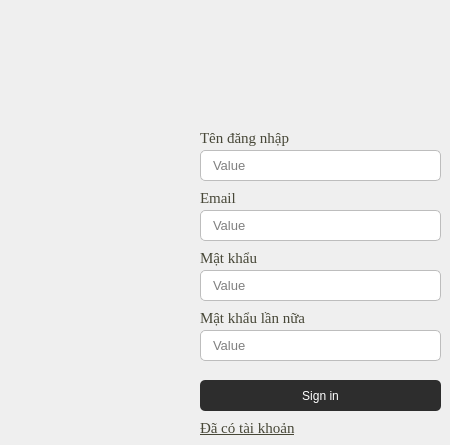
    <widget class="QWidget" name="pgSignUp">
     <widget class="QLineEdit" name="leSignUpUsername">
      <property name="geometry">
       <rect>
        <x>200</x>
        <y>150</y>
        <width>241</width>
        <height>31</height>
       </rect>
      </property>
      <property name="styleSheet">
       <string notr="true">QLineEdit {
	border:1px solid #BDBDBD;
	border-radius:5px;
	padding-left: 10px;
	font-family: &quot;Montserrat&quot;;
    font-size: 13px;
}</string>
      </property>
      <property name="placeholderText">
       <string>Value</string>
      </property>
     </widget>
     <widget class="QLabel" name="lblSignUpPassword">
      <property name="geometry">
       <rect>
        <x>200</x>
        <y>250</y>
        <width>71</width>
        <height>16</height>
       </rect>
      </property>
      <property name="font">
       <font>
        <family>Times New Roman</family>
        <pointsize>11</pointsize>
       </font>
      </property>
      <property name="styleSheet">
       <string notr="true">QLabel {
    color: #474737; 
}</string>
      </property>
      <property name="text">
       <string>Mật khẩu</string>
      </property>
     </widget>
     <widget class="QLineEdit" name="leSignUpPassword">
      <property name="geometry">
       <rect>
        <x>200</x>
        <y>270</y>
        <width>241</width>
        <height>31</height>
       </rect>
      </property>
      <property name="styleSheet">
       <string notr="true">QLineEdit {
	border:1px solid #BDBDBD;
	border-radius:5px;
	padding-left: 10px;
	font-family: &quot;Montserrat&quot;;
    font-size: 13px;
}</string>
      </property>
      <property name="placeholderText">
       <string>Value</string>
      </property>
     </widget>
     <widget class="QLabel" name="lblSignUpEmail">
      <property name="geometry">
       <rect>
        <x>200</x>
        <y>190</y>
        <width>61</width>
        <height>16</height>
       </rect>
      </property>
      <property name="font">
       <font>
        <family>Times New Roman</family>
        <pointsize>11</pointsize>
       </font>
      </property>
      <property name="styleSheet">
       <string notr="true">QLabel {
    color: #474737; 
}</string>
      </property>
      <property name="text">
       <string>Email</string>
      </property>
     </widget>
     <widget class="QLabel" name="lblSignUpConfirmPassword">
      <property name="geometry">
       <rect>
        <x>200</x>
        <y>310</y>
        <width>111</width>
        <height>16</height>
       </rect>
      </property>
      <property name="font">
       <font>
        <family>Times New Roman</family>
        <pointsize>11</pointsize>
       </font>
      </property>
      <property name="styleSheet">
       <string notr="true">QLabel {
    color: #474737; 
}</string>
      </property>
      <property name="text">
       <string>Mật khẩu lần nữa</string>
      </property>
     </widget>
     <widget class="QLineEdit" name="leSignUpConfirmPassword">
      <property name="geometry">
       <rect>
        <x>200</x>
        <y>330</y>
        <width>241</width>
        <height>31</height>
       </rect>
      </property>
      <property name="styleSheet">
       <string notr="true">QLineEdit {
	border:1px solid #BDBDBD;
	border-radius:5px;
	padding-left: 10px;
	font-family: &quot;Montserrat&quot;;
    font-size: 13px;
}</string>
      </property>
      <property name="placeholderText">
       <string>Value</string>
      </property>
     </widget>
     <widget class="QLineEdit" name="leSignUpEmail">
      <property name="geometry">
       <rect>
        <x>200</x>
        <y>210</y>
        <width>241</width>
        <height>31</height>
       </rect>
      </property>
      <property name="styleSheet">
       <string notr="true">QLineEdit {
	border:1px solid #BDBDBD;
	border-radius:5px;
	padding-left: 10px;
	font-family: &quot;Montserrat&quot;;
    font-size: 13px;
}</string>
      </property>
      <property name="placeholderText">
       <string>Value</string>
      </property>
     </widget>
     <widget class="QLabel" name="lblSignUpUsername">
      <property name="geometry">
       <rect>
        <x>200</x>
        <y>130</y>
        <width>111</width>
        <height>16</height>
       </rect>
      </property>
      <property name="font">
       <font>
        <family>Times New Roman</family>
        <pointsize>11</pointsize>
       </font>
      </property>
      <property name="styleSheet">
       <string notr="true">QLabel {
    color: #474737; 
}</string>
      </property>
      <property name="text">
       <string>Tên đăng nhập</string>
      </property>
     </widget>
     <widget class="QPushButton" name="btnSignUp">
      <property name="geometry">
       <rect>
        <x>200</x>
        <y>380</y>
        <width>241</width>
        <height>31</height>
       </rect>
      </property>
      <property name="cursor">
       <cursorShape>PointingHandCursor</cursorShape>
      </property>
      <property name="styleSheet">
       <string notr="true">QPushButton {
	font: 10pt &quot;Times New Roman&quot;;
	color: white				;
	border-radius: 5px;
	background-color: #2D2D2D; 
}</string>
      </property>
      <property name="text">
       <string>Sign in</string>
      </property>
     </widget>
     <widget class="QLabel" name="lblSignUpGoSignIn">
      <property name="geometry">
       <rect>
        <x>200</x>
        <y>420</y>
        <width>121</width>
        <height>16</height>
       </rect>
      </property>
      <property name="font">
       <font>
        <family>Times New Roman</family>
        <pointsize>11</pointsize>
        <underline>true</underline>
       </font>
      </property>
      <property name="cursor">
       <cursorShape>PointingHandCursor</cursorShape>
      </property>
      <property name="styleSheet">
       <string notr="true">
QLabel {
    color: #474737; 
}


QLabel:hover {
    color: #0000FF; 
    text-decoration: underline; 
    border-bottom: 1px solid #0000FF; 
}</string>
      </property>
      <property name="text">
       <string>Đã có tài khoản</string>
      </property>
     </widget>
    </widget>
